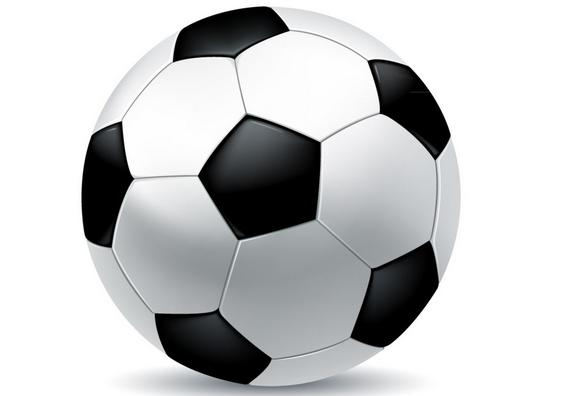
//> input picture opencv/opencv学习(三十三)之霍夫变换HoughCircles/ball.jpg, 564 x 396 px
$ ./houghcircles   (built with g++ and OpenCV 4)
//> lines starting //> are read from the running program, lines starting //| are printed output that depends on the picture; after the words box and inside, x2 and y2 are one past the last pixel; in counts of white or black regions, pixels touching at a corner belong together
#include <iostream>
#include <opencv2/core.hpp>
#include <opencv2/highgui.hpp>
#include <opencv2/imgproc.hpp>

using namespace std;
using namespace cv;

int minDist;
int param1;
int param2;
String windowName = "霍夫圆检测";
vector<Vec3f> circles;              //用来存放检测到的圆参数矢量


int main()
{
    Mat srcImage,grayImage;
    srcImage = imread("ball.jpg");
//> srcImage is the input picture: 396 rows x 564 cols, CV_8UC3; mean B, G, R 200.3, 199.4, 198.4

    //判断文件是否加载成功
    if(srcImage.empty())
    {
        cout << "图像加载失败!" << endl;
        return -1;
    }
    else
        cout << "图像加载成功!" << endl << endl;

    //初始化参数
    minDist = srcImage.rows/8;
//> minDist = 49
    param1 = 100;
    param2 = 100;

    namedWindow(windowName, WINDOW_AUTOSIZE);

    cvtColor(srcImage, grayImage, COLOR_BGR2GRAY);
    imshow("灰度图", grayImage);

    GaussianBlur(grayImage, grayImage, Size(3, 3), 2, 2);       //高斯滤波

    //霍夫圆检测
    HoughCircles(grayImage, circles, CV_HOUGH_GRADIENT, 1, minDist, param1, param2, 0, 0);
//> circles = 1 circle (x, y, radius): [270.5, 196.5, 189.8]

    //绘制检测到的圆
    for(size_t i = 0; i < circles.size(); i++)
    {
        Point center(cvRound(circles[i][0]), cvRound(circles[i][1]));
        int radius = cvRound(circles[i][2]);
        circle(srcImage, center, 3, Scalar(0, 0, 255), -1, 8, 0);
        circle(srcImage, center, radius, Scalar(0, 0, 255), 3, 8, 0);
    }
//> this loop made 1 pass
//> (center, radius) on pass 1: (Point(270, 196), 190)
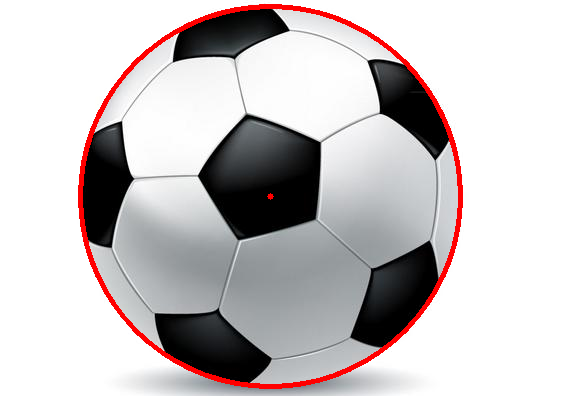
//> srcImage: 396 rows x 564 cols, CV_8UC3; 2.63% of pixels changed, all inside (x1, y1, x2, y2) = (78, 4, 463, 389)
    imshow(windowName, srcImage);

    waitKey(0);

    return 0;
}
